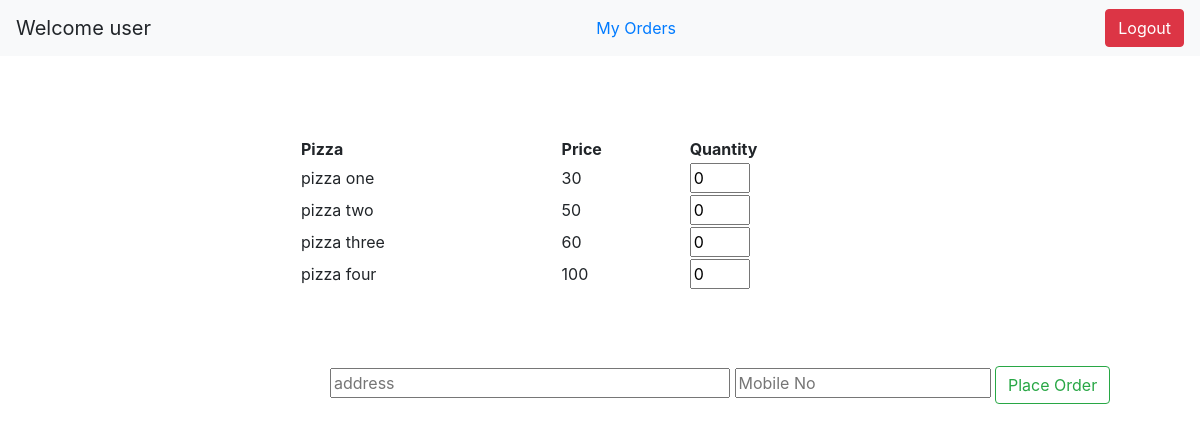
The page /customer/welcome/ (signed in) on the database its author committed.
### pizzaapp/models.py (models this page shows)
class PizzaModel(models.Model):
	name = models.CharField(max_length = 10)
	price =  models.CharField(max_length = 10)

### pizzaapp/views.py (the view)
# urls.py: path('customer/welcome/', customerpage, name= 'customerpage'),
def customerpage(request):
	if not request.user.is_authenticated:
		return redirect(userloginview)
	username = request.user.username
	context = {
		'username': username, 'pizzas': PizzaModel.objects.all()
	}
	return render(request, 'pizzaapp/customerwelcome.html' , context)

### templates/pizzaapp/customerwelcome.html (shortened to what this page needs)
{% extends 'pizzaapp/base.html' %}
{% block content %}
<nav class="navbar navbar-light bg-light">
  <a class="navbar-brand">Welcome {{username}} {{phoneno}}</a>
  <a href="/myorders/" class="nav-item">My Orders</a>
<a href="/userlogout/" class="btn btn-danger">Logout</a>
</nav>
<form action="/placeorder/" method="post">
<div class="container" style=" display: block;margin: auto; margin-top: 80px;">
<table style="width: 600px;" class="container">
	<tr>
		<th>Pizza</th>
		<th>Price</th>
		<th>Quantity</th>
	</tr>
	{% for pizza in pizzas %}
	<tr>
		<td>{{pizza.name}}</td>
		<td>{{pizza.price}}</td>
		<td><input type="number" min="0" value="0" style="width: 60px;" name="{{pizza.id}}"></td>
	</tr>
	{% endfor %}
</table>
</div>
<div class="container" style="      margin: auto;  margin-top: 76px;padding-left: 300px;">
	<input style="width: 400px" type="text" placeholder="address" name="address" >
	<input type="number" name="phoneno" placeholder="Mobile No">
	<input type="submit" name="place order" value="Place Order" class="btn btn-outline-success">
</div>
</form>
{% endblock %}

### rows shown on the page
PizzaModel: name "pizza one", price "30"
PizzaModel: name "pizza two", price "50"
PizzaModel: name "pizza three", price "60"
PizzaModel: name "pizza four", price "100"

### other values the page prints
{{ username }} "user"
